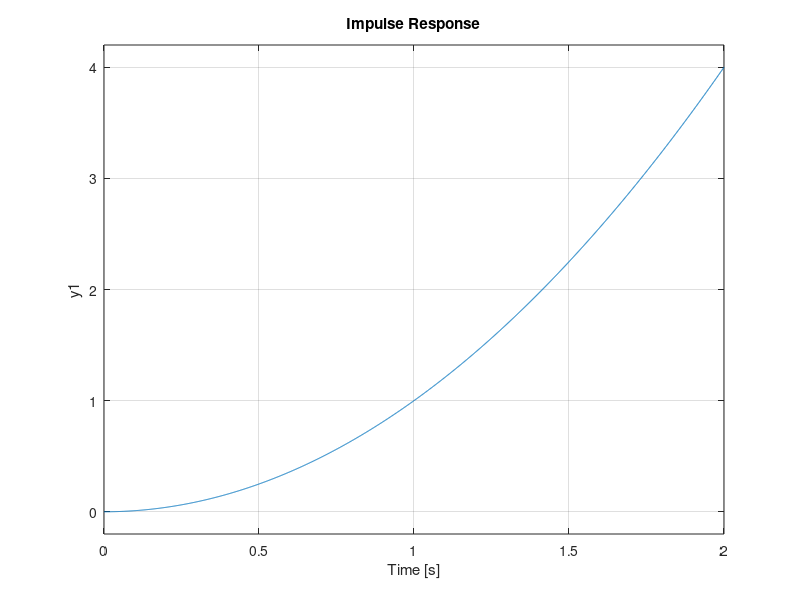

The MATLAB script that drew this image: (Note: this script raises an error after producing the figure.)
f=0.5; 
T=1/f; 
muestreo=50 
Ts=T/muestreo; 
w=2*pi*f; 
num=[2];
den=[1 0 0 0];
sys=tf(num,den)
impulse(sys,T) 
format long
[numd,dend] = c2dm(num,den,Ts,'tustin')
hold off
dimpulse ((1/Ts)*numd,dend,muestreo+1)